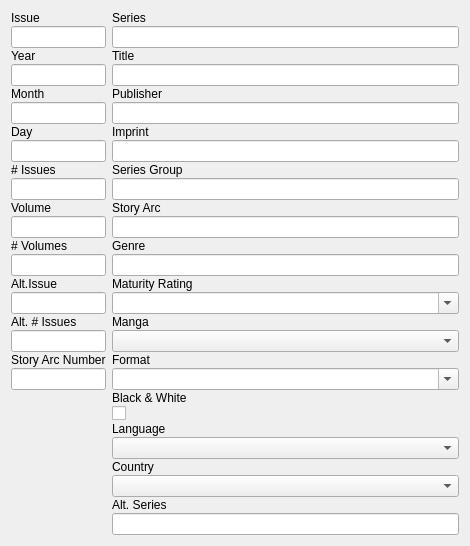
                <widget class="QWidget" name="scrollAreaWidgetContents">
                 <property name="enabled">
                  <bool>true</bool>
                 </property>
                 <property name="geometry">
                  <rect>
                   <x>0</x>
                   <y>0</y>
                   <width>470</width>
                   <height>520</height>
                  </rect>
                 </property>
                 <property name="sizePolicy">
                  <sizepolicy hsizetype="Expanding" vsizetype="Preferred">
                   <horstretch>0</horstretch>
                   <verstretch>0</verstretch>
                  </sizepolicy>
                 </property>
                 <property name="baseSize">
                  <size>
                   <width>0</width>
                   <height>0</height>
                  </size>
                 </property>
                 <property name="acceptDrops">
                  <bool>true</bool>
                 </property>
                 <layout class="QGridLayout" name="gridLayout_6">
                  <item row="0" column="0">
                   <layout class="QHBoxLayout" name="horizontalLayout_5" stretch="20,100">
                    <item>
                     <layout class="QFormLayout" name="formLayout_3">
                      <property name="fieldGrowthPolicy">
                       <enum>QFormLayout::FieldsStayAtSizeHint</enum>
                      </property>
                      <property name="rowWrapPolicy">
                       <enum>QFormLayout::WrapAllRows</enum>
                      </property>
                      <property name="labelAlignment">
                       <set>Qt::AlignRight|Qt::AlignTrailing|Qt::AlignVCenter</set>
                      </property>
                      <property name="horizontalSpacing">
                       <number>6</number>
                      </property>
                      <property name="verticalSpacing">
                       <number>1</number>
                      </property>
                      <item row="0" column="0">
                       <widget class="QLabel" name="label_4">
                        <property name="text">
                         <string>Issue</string>
                        </property>
                       </widget>
                      </item>
                      <item row="0" column="1">
                       <widget class="QLineEdit" name="leIssueNum">
                        <property name="acceptDrops">
                         <bool>false</bool>
                        </property>
                       </widget>
                      </item>
                      <item row="1" column="0">
                       <widget class="QLabel" name="label_6">
                        <property name="text">
                         <string>Year</string>
                        </property>
                       </widget>
                      </item>
                      <item row="1" column="1">
                       <widget class="QLineEdit" name="lePubYear">
                        <property name="sizePolicy">
                         <sizepolicy hsizetype="Expanding" vsizetype="Fixed">
                          <horstretch>0</horstretch>
                          <verstretch>0</verstretch>
                         </sizepolicy>
                        </property>
                        <property name="maximumSize">
                         <size>
                          <width>16777215</width>
                          <height>16777215</height>
                         </size>
                        </property>
                        <property name="acceptDrops">
                         <bool>false</bool>
                        </property>
                        <property name="inputMethodHints">
                         <set>Qt::ImhDigitsOnly</set>
                        </property>
                       </widget>
                      </item>
                      <item row="2" column="0">
                       <widget class="QLabel" name="label_35">
                        <property name="text">
                         <string>Month</string>
                        </property>
                       </widget>
                      </item>
                      <item row="2" column="1">
                       <widget class="QLineEdit" name="lePubMonth">
                        <property name="sizePolicy">
                         <sizepolicy hsizetype="Expanding" vsizetype="Fixed">
                          <horstretch>0</horstretch>
                          <verstretch>0</verstretch>
                         </sizepolicy>
                        </property>
                        <property name="maximumSize">
                         <size>
                          <width>16777215</width>
                          <height>16777215</height>
                         </size>
                        </property>
                        <property name="acceptDrops">
                         <bool>false</bool>
                        </property>
                        <property name="inputMethodHints">
                         <set>Qt::ImhDigitsOnly</set>
                        </property>
                       </widget>
                      </item>
                      <item row="3" column="0">
                       <widget class="QLabel" name="lblDay">
                        <property name="text">
                         <string>Day</string>
                        </property>
                       </widget>
                      </item>
                      <item row="3" column="1">
                       <widget class="QLineEdit" name="lePubDay">
                        <property name="sizePolicy">
                         <sizepolicy hsizetype="Expanding" vsizetype="Fixed">
                          <horstretch>0</horstretch>
                          <verstretch>0</verstretch>
                         </sizepolicy>
                        </property>
                        <property name="maximumSize">
                         <size>
                          <width>16777215</width>
                          <height>16777215</height>
                         </size>
                        </property>
                        <property name="acceptDrops">
                         <bool>false</bool>
                        </property>
                        <property name="inputMethodHints">
                         <set>Qt::ImhDigitsOnly</set>
                        </property>
                       </widget>
                      </item>
                      <item row="4" column="0">
                       <widget class="QLabel" name="label_5">
                        <property name="text">
                         <string># Issues</string>
                        </property>
                       </widget>
                      </item>
                      <item row="4" column="1">
                       <widget class="QLineEdit" name="leIssueCount">
                        <property name="acceptDrops">
                         <bool>false</bool>
                        </property>
                        <property name="inputMethodHints">
                         <set>Qt::ImhDigitsOnly</set>
                        </property>
                       </widget>
                      </item>
                      <item row="5" column="0">
                       <widget class="QLabel" name="label_9">
                        <property name="text">
                         <string>Volume</string>
                        </property>
                       </widget>
                      </item>
                      <item row="5" column="1">
                       <widget class="QLineEdit" name="leVolumeNum">
                        <property name="acceptDrops">
                         <bool>false</bool>
                        </property>
                       </widget>
                      </item>
                      <item row="6" column="0">
                       <widget class="QLabel" name="label_12">
                        <property name="text">
                         <string># Volumes</string>
                        </property>
                       </widget>
                      </item>
                      <item row="6" column="1">
                       <widget class="QLineEdit" name="leVolumeCount">
                        <property name="acceptDrops">
                         <bool>false</bool>
                        </property>
                        <property name="inputMethodHints">
                         <set>Qt::ImhDigitsOnly</set>
                        </property>
                       </widget>
                      </item>
                      <item row="7" column="0">
                       <widget class="QLabel" name="label_22">
                        <property name="text">
                         <string>Alt.Issue</string>
                        </property>
                       </widget>
                      </item>
                      <item row="7" column="1">
                       <widget class="QLineEdit" name="leAltIssueNum">
                        <property name="sizePolicy">
                         <sizepolicy hsizetype="Preferred" vsizetype="Fixed">
                          <horstretch>0</horstretch>
                          <verstretch>0</verstretch>
                         </sizepolicy>
                        </property>
                        <property name="acceptDrops">
                         <bool>false</bool>
                        </property>
                       </widget>
                      </item>
                      <item row="8" column="0">
                       <widget class="QLabel" name="label_23">
                        <property name="text">
                         <string>Alt. # Issues</string>
                        </property>
                       </widget>
                      </item>
                      <item row="8" column="1">
                       <widget class="QLineEdit" name="leAltIssueCount">
                        <property name="acceptDrops">
                         <bool>false</bool>
                        </property>
                       </widget>
                      </item>
                      <item row="9" column="0">
                       <widget class="QLabel" name="label_36">
                        <property name="text">
                         <string>Story Arc Number</string>
                        </property>
                       </widget>
                      </item>
                      <item row="9" column="1">
                       <widget class="QLineEdit" name="leStoryArcNum">
                        <property name="acceptDrops">
                         <bool>false</bool>
                        </property>
                       </widget>
                      </item>
                     </layout>
                    </item>
                    <item>
                     <layout class="QFormLayout" name="formLayout_2">
                      <property name="sizeConstraint">
                       <enum>QLayout::SetMinimumSize</enum>
                      </property>
                      <property name="fieldGrowthPolicy">
                       <enum>QFormLayout::AllNonFixedFieldsGrow</enum>
                      </property>
                      <property name="rowWrapPolicy">
                       <enum>QFormLayout::WrapAllRows</enum>
                      </property>
                      <property name="labelAlignment">
                       <set>Qt::AlignRight|Qt::AlignTrailing|Qt::AlignVCenter</set>
                      </property>
                      <property name="formAlignment">
                       <set>Qt::AlignLeading|Qt::AlignLeft|Qt::AlignTop</set>
                      </property>
                      <property name="horizontalSpacing">
                       <number>0</number>
                      </property>
                      <property name="verticalSpacing">
                       <number>1</number>
                      </property>
                      <item row="0" column="0">
                       <widget class="QLabel" name="label_2">
                        <property name="text">
                         <string>Series</string>
                        </property>
                       </widget>
                      </item>
                      <item row="0" column="1">
                       <widget class="QLineEdit" name="leSeries">
                        <property name="acceptDrops">
                         <bool>false</bool>
                        </property>
                       </widget>
                      </item>
                      <item row="1" column="0">
                       <widget class="QLabel" name="label_3">
                        <property name="text">
                         <string>Title</string>
                        </property>
                       </widget>
                      </item>
                      <item row="1" column="1">
                       <widget class="QLineEdit" name="leTitle">
                        <property name="acceptDrops">
                         <bool>false</bool>
                        </property>
                       </widget>
                      </item>
                      <item row="2" column="0">
                       <widget class="QLabel" name="label_8">
                        <property name="text">
                         <string>Publisher</string>
                        </property>
                       </widget>
                      </item>
                      <item row="2" column="1">
                       <widget class="QLineEdit" name="lePublisher">
                        <property name="acceptDrops">
                         <bool>false</bool>
                        </property>
                       </widget>
                      </item>
                      <item row="3" column="0">
                       <widget class="QLabel" name="label_10">
                        <property name="text">
                         <string>Imprint</string>
                        </property>
                       </widget>
                      </item>
                      <item row="3" column="1">
                       <widget class="QLineEdit" name="leImprint">
                        <property name="sizePolicy">
                         <sizepolicy hsizetype="Expanding" vsizetype="Expanding">
                          <horstretch>0</horstretch>
                          <verstretch>0</verstretch>
                         </sizepolicy>
                        </property>
                        <property name="acceptDrops">
                         <bool>false</bool>
                        </property>
                       </widget>
                      </item>
                      <item row="4" column="0">
                       <widget class="QLabel" name="label_33">
                        <property name="text">
                         <string>Series Group</string>
                        </property>
                       </widget>
                      </item>
                      <item row="4" column="1">
                       <widget class="QLineEdit" name="leSeriesGroup">
                        <property name="acceptDrops">
                         <bool>false</bool>
                        </property>
                       </widget>
                      </item>
                      <item row="5" column="0">
                       <widget class="QLabel" name="label_25">
                        <property name="text">
                         <string>Story Arc</string>
                        </property>
                       </widget>
                      </item>
                      <item row="5" column="1">
                       <widget class="QLineEdit" name="leStoryArc">
                        <property name="acceptDrops">
                         <bool>false</bool>
                        </property>
                       </widget>
                      </item>
                      <item row="6" column="0">
                       <widget class="QLabel" name="label_24">
                        <property name="text">
                         <string>Genre</string>
                        </property>
                       </widget>
                      </item>
                      <item row="6" column="1">
                       <widget class="QLineEdit" name="leGenre">
                        <property name="acceptDrops">
                         <bool>false</bool>
                        </property>
                       </widget>
                      </item>
                      <item row="7" column="0">
                       <widget class="QLabel" name="label_18">
                        <property name="text">
                         <string>Maturity Rating</string>
                        </property>
                       </widget>
                      </item>
                      <item row="7" column="1">
                       <widget class="QComboBox" name="cbMaturityRating">
                        <property name="autoFillBackground">
                         <bool>false</bool>
                        </property>
                        <property name="editable">
                         <bool>true</bool>
                        </property>
                       </widget>
                      </item>
                      <item row="8" column="0">
                       <widget class="QLabel" name="label_31">
                        <property name="text">
                         <string>Manga</string>
                        </property>
                       </widget>
                      </item>
                      <item row="8" column="1">
                       <widget class="QComboBox" name="cbManga">
                        <property name="autoFillBackground">
                         <bool>false</bool>
                        </property>
                       </widget>
                      </item>
                      <item row="9" column="0">
                       <widget class="QLabel" name="label_26">
                        <property name="text">
                         <string>Format</string>
                        </property>
                       </widget>
                      </item>
                      <item row="9" column="1">
                       <widget class="QComboBox" name="cbFormat">
                        <property name="sizePolicy">
                         <sizepolicy hsizetype="Preferred" vsizetype="Maximum">
                          <horstretch>0</horstretch>
                          <verstretch>0</verstretch>
                         </sizepolicy>
                        </property>
                        <property name="editable">
                         <bool>true</bool>
                        </property>
                       </widget>
                      </item>
                      <item row="10" column="0">
                       <widget class="QLabel" name="label_32">
                        <property name="text">
                         <string>Black &amp; White</string>
                        </property>
                       </widget>
                      </item>
                      <item row="10" column="1">
                       <widget class="QCheckBox" name="cbBW">
                        <property name="layoutDirection">
                         <enum>Qt::LeftToRight</enum>
                        </property>
                        <property name="autoFillBackground">
                         <bool>false</bool>
                        </property>
                        <property name="text">
                         <string/>
                        </property>
                       </widget>
                      </item>
                      <item row="11" column="0">
                       <widget class="QLabel" name="label_13">
                        <property name="text">
                         <string>Language</string>
                        </property>
                       </widget>
                      </item>
                      <item row="11" column="1">
                       <widget class="QComboBox" name="cbLanguage">
                        <property name="sizePolicy">
                         <sizepolicy hsizetype="Preferred" vsizetype="Preferred">
                          <horstretch>0</horstretch>
                          <verstretch>0</verstretch>
                         </sizepolicy>
                        </property>
                       </widget>
                      </item>
                      <item row="12" column="0">
                       <widget class="QLabel" name="label_14">
                        <property name="text">
                         <string>Country</string>
                        </property>
                       </widget>
                      </item>
                      <item row="12" column="1">
                       <widget class="QComboBox" name="cbCountry">
                        <property name="sizePolicy">
                         <sizepolicy hsizetype="Preferred" vsizetype="Preferred">
                          <horstretch>0</horstretch>
                          <verstretch>0</verstretch>
                         </sizepolicy>
                        </property>
                       </widget>
                      </item>
                      <item row="13" column="0">
                       <widget class="QLabel" name="label_21">
                        <property name="text">
                         <string>Alt. Series</string>
                        </property>
                       </widget>
                      </item>
                      <item row="13" column="1">
                       <widget class="QLineEdit" name="leAltSeries">
                        <property name="acceptDrops">
                         <bool>false</bool>
                        </property>
                       </widget>
                      </item>
                     </layout>
                    </item>
                   </layout>
                  </item>
                 </layout>
                </widget>
